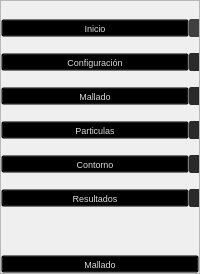
        <widget class="QFrame" name="frame_menu_iqz">
         <property name="sizePolicy">
          <sizepolicy hsizetype="Fixed" vsizetype="Preferred">
           <horstretch>0</horstretch>
           <verstretch>0</verstretch>
          </sizepolicy>
         </property>
         <property name="minimumSize">
          <size>
           <width>0</width>
           <height>0</height>
          </size>
         </property>
         <property name="maximumSize">
          <size>
           <width>16777215</width>
           <height>16777215</height>
          </size>
         </property>
         <property name="styleSheet">
          <string notr="true">QPushButton{
	background-color: transparent;
}
QToolButton{
background-color: transparent;
font-family: &quot;Ubuntu&quot;;
color: #D9D9D9;
}</string>
         </property>
         <property name="frameShape">
          <enum>QFrame::StyledPanel</enum>
         </property>
         <property name="frameShadow">
          <enum>QFrame::Raised</enum>
         </property>
         <layout class="QVBoxLayout" name="verticalLayout_2">
          <property name="spacing">
           <number>0</number>
          </property>
          <property name="leftMargin">
           <number>0</number>
          </property>
          <property name="topMargin">
           <number>0</number>
          </property>
          <property name="rightMargin">
           <number>0</number>
          </property>
          <property name="bottomMargin">
           <number>0</number>
          </property>
          <item>
           <spacer name="verticalSpacer_2">
            <property name="orientation">
             <enum>Qt::Vertical</enum>
            </property>
            <property name="sizeType">
             <enum>QSizePolicy::Minimum</enum>
            </property>
            <property name="sizeHint" stdset="0">
             <size>
              <width>20</width>
              <height>10</height>
             </size>
            </property>
           </spacer>
          </item>
          <item>
           <layout class="QHBoxLayout" name="layout_inicio">
            <property name="spacing">
             <number>0</number>
            </property>
            <property name="leftMargin">
             <number>0</number>
            </property>
            <property name="topMargin">
             <number>8</number>
            </property>
            <property name="rightMargin">
             <number>0</number>
            </property>
            <property name="bottomMargin">
             <number>8</number>
            </property>
            <item>
             <widget class="QToolButton" name="toolButton">
              <property name="enabled">
               <bool>true</bool>
              </property>
              <property name="sizePolicy">
               <sizepolicy hsizetype="Minimum" vsizetype="Fixed">
                <horstretch>0</horstretch>
                <verstretch>0</verstretch>
               </sizepolicy>
              </property>
              <property name="font">
               <font>
                <family>Ubuntu</family>
                <pointsize>7</pointsize>
               </font>
              </property>
              <property name="text">
               <string>Inicio</string>
              </property>
              <property name="icon">
               <iconset>
                <normaloff>../recursos/iconos/iconos_menu_lateral/home.svg</normaloff>../recursos/iconos/iconos_menu_lateral/home.svg</iconset>
              </property>
              <property name="iconSize">
               <size>
                <width>30</width>
                <height>30</height>
               </size>
              </property>
              <property name="toolButtonStyle">
               <enum>Qt::ToolButtonTextUnderIcon</enum>
              </property>
             </widget>
            </item>
            <item>
             <widget class="QFrame" name="frame_7">
              <property name="minimumSize">
               <size>
                <width>10</width>
                <height>0</height>
               </size>
              </property>
              <property name="maximumSize">
               <size>
                <width>10</width>
                <height>16777215</height>
               </size>
              </property>
              <property name="styleSheet">
               <string notr="true">QFrame{
background-color: #404040;
border-bottom-left-radius: 2px ;
border-top-left-radius: 2px
}
</string>
              </property>
              <property name="frameShape">
               <enum>QFrame::StyledPanel</enum>
              </property>
              <property name="frameShadow">
               <enum>QFrame::Raised</enum>
              </property>
             </widget>
            </item>
           </layout>
          </item>
          <item>
           <layout class="QHBoxLayout" name="layout_config">
            <property name="spacing">
             <number>0</number>
            </property>
            <property name="leftMargin">
             <number>0</number>
            </property>
            <property name="topMargin">
             <number>8</number>
            </property>
            <property name="rightMargin">
             <number>0</number>
            </property>
            <property name="bottomMargin">
             <number>8</number>
            </property>
            <item>
             <widget class="QToolButton" name="toolButton_2">
              <property name="sizePolicy">
               <sizepolicy hsizetype="Minimum" vsizetype="Fixed">
                <horstretch>0</horstretch>
                <verstretch>0</verstretch>
               </sizepolicy>
              </property>
              <property name="font">
               <font>
                <family>Ubuntu</family>
                <pointsize>7</pointsize>
               </font>
              </property>
              <property name="text">
               <string>Configuración</string>
              </property>
              <property name="icon">
               <iconset>
                <normaloff>../recursos/iconos/iconos_menu_lateral/control.svg</normaloff>../recursos/iconos/iconos_menu_lateral/control.svg</iconset>
              </property>
              <property name="iconSize">
               <size>
                <width>30</width>
                <height>30</height>
               </size>
              </property>
              <property name="toolButtonStyle">
               <enum>Qt::ToolButtonTextUnderIcon</enum>
              </property>
             </widget>
            </item>
            <item>
             <widget class="QFrame" name="frame_8">
              <property name="enabled">
               <bool>true</bool>
              </property>
              <property name="minimumSize">
               <size>
                <width>10</width>
                <height>0</height>
               </size>
              </property>
              <property name="maximumSize">
               <size>
                <width>10</width>
                <height>16777215</height>
               </size>
              </property>
              <property name="styleSheet">
               <string notr="true">QFrame{
background: #2A2A2A;
border-bottom-left-radius: 2px ;
border-top-left-radius: 2px
}
</string>
              </property>
              <property name="frameShape">
               <enum>QFrame::StyledPanel</enum>
              </property>
              <property name="frameShadow">
               <enum>QFrame::Raised</enum>
              </property>
             </widget>
            </item>
           </layout>
          </item>
          <item>
           <layout class="QHBoxLayout" name="layout_mesh">
            <property name="spacing">
             <number>0</number>
            </property>
            <property name="leftMargin">
             <number>0</number>
            </property>
            <property name="topMargin">
             <number>8</number>
            </property>
            <property name="rightMargin">
             <number>0</number>
            </property>
            <property name="bottomMargin">
             <number>8</number>
            </property>
            <item>
             <widget class="QToolButton" name="toolButton_3">
              <property name="sizePolicy">
               <sizepolicy hsizetype="Minimum" vsizetype="Fixed">
                <horstretch>0</horstretch>
                <verstretch>0</verstretch>
               </sizepolicy>
              </property>
              <property name="font">
               <font>
                <family>Ubuntu</family>
                <pointsize>7</pointsize>
               </font>
              </property>
              <property name="text">
               <string>Mallado</string>
              </property>
              <property name="icon">
               <iconset>
                <normaloff>../recursos/iconos/iconos_menu_lateral/mesh.svg</normaloff>../recursos/iconos/iconos_menu_lateral/mesh.svg</iconset>
              </property>
              <property name="iconSize">
               <size>
                <width>30</width>
                <height>30</height>
               </size>
              </property>
              <property name="toolButtonStyle">
               <enum>Qt::ToolButtonTextUnderIcon</enum>
              </property>
             </widget>
            </item>
            <item>
             <widget class="QFrame" name="frame_4">
              <property name="enabled">
               <bool>true</bool>
              </property>
              <property name="minimumSize">
               <size>
                <width>8</width>
                <height>0</height>
               </size>
              </property>
              <property name="maximumSize">
               <size>
                <width>10</width>
                <height>16777215</height>
               </size>
              </property>
              <property name="styleSheet">
               <string notr="true">QFrame{
background: #2A2A2A;
border-bottom-left-radius: 2px ;
border-top-left-radius: 2px
}

</string>
              </property>
              <property name="frameShape">
               <enum>QFrame::StyledPanel</enum>
              </property>
              <property name="frameShadow">
               <enum>QFrame::Raised</enum>
              </property>
             </widget>
            </item>
           </layout>
          </item>
          <item>
           <layout class="QHBoxLayout" name="horizontalLayout_5">
            <property name="spacing">
             <number>0</number>
            </property>
            <property name="leftMargin">
             <number>0</number>
            </property>
            <property name="topMargin">
             <number>8</number>
            </property>
            <property name="rightMargin">
             <number>0</number>
            </property>
            <property name="bottomMargin">
             <number>8</number>
            </property>
            <item>
             <widget class="QToolButton" name="toolButton_4">
              <property name="sizePolicy">
               <sizepolicy hsizetype="Minimum" vsizetype="Fixed">
                <horstretch>0</horstretch>
                <verstretch>0</verstretch>
               </sizepolicy>
              </property>
              <property name="font">
               <font>
                <family>Ubuntu</family>
                <pointsize>7</pointsize>
               </font>
              </property>
              <property name="text">
               <string>Particulas</string>
              </property>
              <property name="icon">
               <iconset>
                <normaloff>../recursos/iconos/iconos_menu_lateral/particle.svg</normaloff>../recursos/iconos/iconos_menu_lateral/particle.svg</iconset>
              </property>
              <property name="iconSize">
               <size>
                <width>30</width>
                <height>30</height>
               </size>
              </property>
              <property name="toolButtonStyle">
               <enum>Qt::ToolButtonTextUnderIcon</enum>
              </property>
             </widget>
            </item>
            <item>
             <widget class="QFrame" name="frame_5">
              <property name="enabled">
               <bool>true</bool>
              </property>
              <property name="minimumSize">
               <size>
                <width>8</width>
                <height>0</height>
               </size>
              </property>
              <property name="maximumSize">
               <size>
                <width>10</width>
                <height>16777215</height>
               </size>
              </property>
              <property name="styleSheet">
               <string notr="true">QFrame{
background: #2A2A2A;
border-bottom-left-radius: 2px ;
border-top-left-radius: 2px
}
</string>
              </property>
              <property name="frameShape">
               <enum>QFrame::StyledPanel</enum>
              </property>
              <property name="frameShadow">
               <enum>QFrame::Raised</enum>
              </property>
             </widget>
            </item>
           </layout>
          </item>
          <item>
           <layout class="QHBoxLayout" name="horizontalLayout_8">
            <property name="spacing">
             <number>0</number>
            </property>
            <property name="leftMargin">
             <number>0</number>
            </property>
            <property name="topMargin">
             <number>8</number>
            </property>
            <property name="rightMargin">
             <number>0</number>
            </property>
            <property name="bottomMargin">
             <number>8</number>
            </property>
            <item>
             <widget class="QToolButton" name="toolButton_6">
              <property name="sizePolicy">
               <sizepolicy hsizetype="Minimum" vsizetype="Fixed">
                <horstretch>0</horstretch>
                <verstretch>0</verstretch>
               </sizepolicy>
              </property>
              <property name="font">
               <font>
                <family>Ubuntu</family>
                <pointsize>7</pointsize>
               </font>
              </property>
              <property name="text">
               <string>Contorno</string>
              </property>
              <property name="icon">
               <iconset>
                <normaloff>../recursos/iconos/iconos_menu_lateral/file.svg</normaloff>../recursos/iconos/iconos_menu_lateral/file.svg</iconset>
              </property>
              <property name="iconSize">
               <size>
                <width>30</width>
                <height>30</height>
               </size>
              </property>
              <property name="toolButtonStyle">
               <enum>Qt::ToolButtonTextUnderIcon</enum>
              </property>
             </widget>
            </item>
            <item>
             <widget class="QFrame" name="frame_9">
              <property name="minimumSize">
               <size>
                <width>8</width>
                <height>0</height>
               </size>
              </property>
              <property name="maximumSize">
               <size>
                <width>10</width>
                <height>16777215</height>
               </size>
              </property>
              <property name="styleSheet">
               <string notr="true">QFrame{
background: #2A2A2A;
border-bottom-left-radius: 2px ;
border-top-left-radius: 2px
}
</string>
              </property>
              <property name="frameShape">
               <enum>QFrame::StyledPanel</enum>
              </property>
              <property name="frameShadow">
               <enum>QFrame::Raised</enum>
              </property>
             </widget>
            </item>
           </layout>
          </item>
          <item>
           <layout class="QHBoxLayout" name="horizontalLayout_4">
            <property name="spacing">
             <number>0</number>
            </property>
            <property name="leftMargin">
             <number>0</number>
            </property>
            <property name="topMargin">
             <number>8</number>
            </property>
            <property name="rightMargin">
             <number>0</number>
            </property>
            <property name="bottomMargin">
             <number>8</number>
            </property>
            <item>
             <widget class="QToolButton" name="toolButton_5">
              <property name="sizePolicy">
               <sizepolicy hsizetype="Minimum" vsizetype="Fixed">
                <horstretch>0</horstretch>
                <verstretch>0</verstretch>
               </sizepolicy>
              </property>
              <property name="font">
               <font>
                <family>Ubuntu</family>
                <pointsize>7</pointsize>
               </font>
              </property>
              <property name="text">
               <string>Resultados</string>
              </property>
              <property name="icon">
               <iconset>
                <normaloff>../recursos/iconos/iconos_menu_lateral/view.svg</normaloff>../recursos/iconos/iconos_menu_lateral/view.svg</iconset>
              </property>
              <property name="iconSize">
               <size>
                <width>30</width>
                <height>30</height>
               </size>
              </property>
              <property name="toolButtonStyle">
               <enum>Qt::ToolButtonTextUnderIcon</enum>
              </property>
             </widget>
            </item>
            <item>
             <widget class="QFrame" name="frame_6">
              <property name="enabled">
               <bool>true</bool>
              </property>
              <property name="minimumSize">
               <size>
                <width>8</width>
                <height>0</height>
               </size>
              </property>
              <property name="maximumSize">
               <size>
                <width>10</width>
                <height>16777215</height>
               </size>
              </property>
              <property name="styleSheet">
               <string notr="true">QFrame{
background: #2A2A2A;
border-bottom-left-radius: 2px ;
border-top-left-radius: 2px
}
</string>
              </property>
              <property name="frameShape">
               <enum>QFrame::StyledPanel</enum>
              </property>
              <property name="frameShadow">
               <enum>QFrame::Raised</enum>
              </property>
             </widget>
            </item>
           </layout>
          </item>
          <item>
           <spacer name="verticalSpacer">
            <property name="orientation">
             <enum>Qt::Vertical</enum>
            </property>
            <property name="sizeHint" stdset="0">
             <size>
              <width>20</width>
              <height>40</height>
             </size>
            </property>
           </spacer>
          </item>
          <item>
           <widget class="QToolButton" name="toolButton_8">
            <property name="sizePolicy">
             <sizepolicy hsizetype="Minimum" vsizetype="Fixed">
              <horstretch>0</horstretch>
              <verstretch>0</verstretch>
             </sizepolicy>
            </property>
            <property name="font">
             <font>
              <family>Ubuntu</family>
              <pointsize>7</pointsize>
             </font>
            </property>
            <property name="text">
             <string>Mallado</string>
            </property>
            <property name="icon">
             <iconset>
              <normaloff>:/iconos_menu_lat/iconos/iconos_menu_lateral/config.svg</normaloff>:/iconos_menu_lat/iconos/iconos_menu_lateral/config.svg</iconset>
            </property>
            <property name="iconSize">
             <size>
              <width>30</width>
              <height>30</height>
             </size>
            </property>
            <property name="toolButtonStyle">
             <enum>Qt::ToolButtonIconOnly</enum>
            </property>
           </widget>
          </item>
         </layout>
        </widget>
